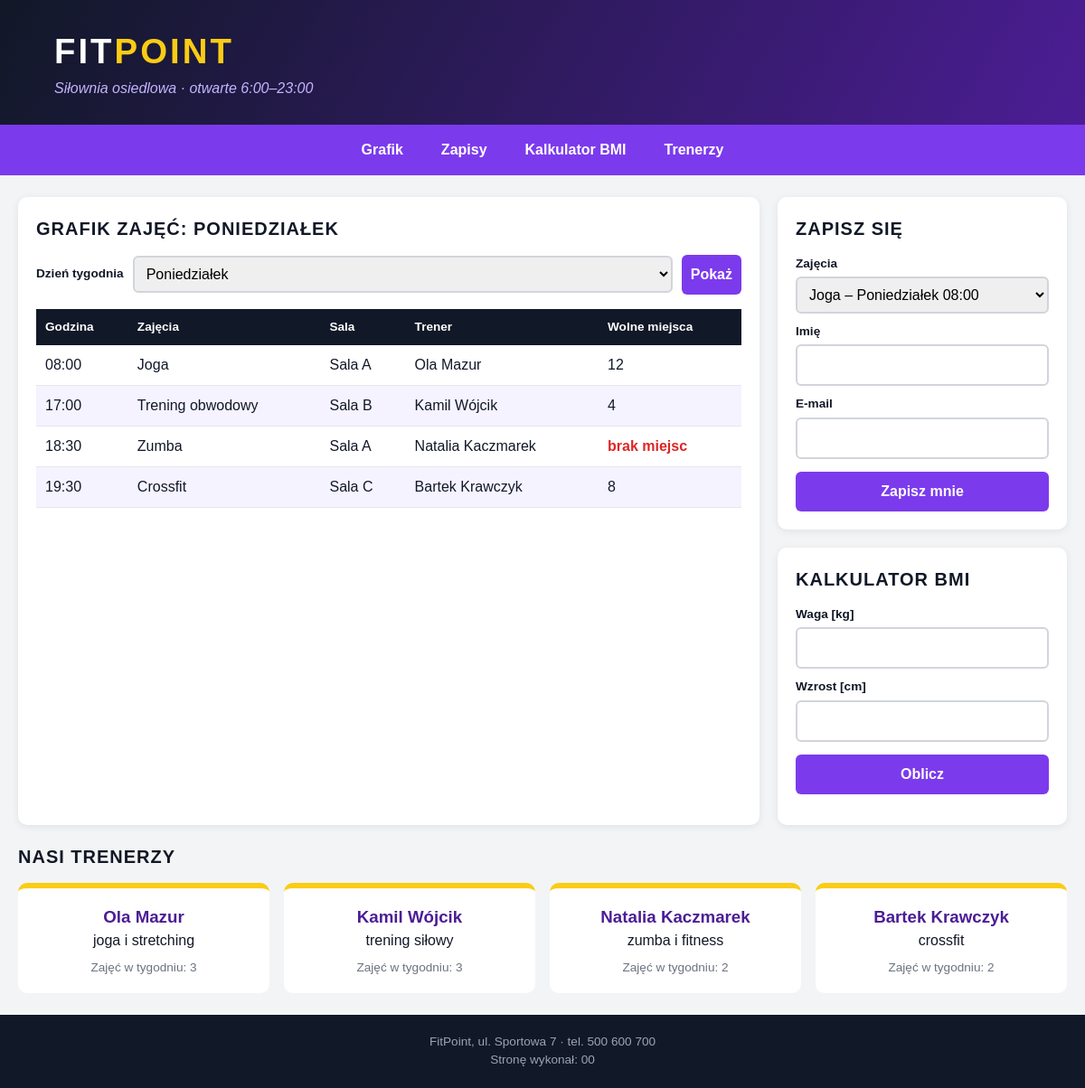
Page /fitpoint/rozwiazanie/index.php on the committed database.
### tables this page shows
CREATE TABLE `zajecia` (
  `id` INT NOT NULL AUTO_INCREMENT,
  `nazwa` VARCHAR(40) NOT NULL,
  `dzien` VARCHAR(15) NOT NULL,
  `godzina` TIME NOT NULL,
  `sala` VARCHAR(10) NOT NULL,
  `miejsca` INT NOT NULL,
  `trenerzy_id` INT NOT NULL,
  PRIMARY KEY (`id`),
  KEY `trenerzy_id` (`trenerzy_id`),
  CONSTRAINT `zajecia_ibfk_1` FOREIGN KEY (`trenerzy_id`) REFERENCES `trenerzy` (`id`)
);

CREATE TABLE `trenerzy` (
  `id` INT NOT NULL AUTO_INCREMENT,
  `imie` VARCHAR(30) NOT NULL,
  `nazwisko` VARCHAR(30) NOT NULL,
  `specjalizacja` VARCHAR(50) NOT NULL,
  PRIMARY KEY (`id`)
);

### fitpoint/rozwiazanie/index.php (the view, shortened to what this page needs)
<?php
$polaczenie = mysqli_connect('localhost', 'root', '', 'fitpoint');
$dzien = 'Poniedziałek';
?>
<!DOCTYPE html>
<html lang="pl">
<head>
    <link rel="stylesheet" href="styl.css">
</head>
<body>
    <header class="baner">
        <a href="index.php" class="logo">FIT<span>POINT</span></a>
        <p class="haslo">Siłownia osiedlowa · otwarte 6:00–23:00</p>
    </header>
    <nav class="menu">
        <a href="#grafik">Grafik</a>
        <a href="#zapis">Zapisy</a>
        <a href="#bmi">Kalkulator BMI</a>
        <a href="#trenerzy">Trenerzy</a>
    </nav>
    <main class="uklad">
        <section class="grafik" id="grafik">
            <h2>Grafik zajęć: <?php echo $dzien; ?></h2>
            <form class="filtr" action="index.php" method="get">
                <label for="dzien">Dzień tygodnia</label>
                <select name="dzien" id="dzien">
                    <option>Poniedziałek</option>
                </select>
                <button type="submit">Pokaż</button>
            </form>
            <table>
                <thead>
                    <tr><th>Godzina</th><th>Zajęcia</th><th>Sala</th><th>Trener</th><th>Wolne miejsca</th></tr>
                </thead>
                <tbody>
<?php
$zapytanie = "SELECT TIME_FORMAT(godzina, '%H:%i') AS godz, nazwa, sala, imie, nazwisko, miejsca FROM zajecia JOIN trenerzy ON zajecia.trenerzy_id = trenerzy.id WHERE dzien = '$dzien' ORDER BY godzina;";
$wynik = mysqli_query($polaczenie, $zapytanie);
while ($wiersz = mysqli_fetch_row($wynik)) {
    echo "<tr><td>$wiersz[0]</td><td>$wiersz[1]</td><td>$wiersz[2]</td><td>$wiersz[3] $wiersz[4]</td>";
    if ($wiersz[5] == 0) {
        echo "<td class='pelne'>brak miejsc</td></tr>";
    } else {
        echo "<td>$wiersz[5]</td></tr>";
    }
}
?>
                </tbody>
            </table>
        </section>
        <section class="zapis" id="zapis">
            <h2>Zapisz się</h2>
            <form action="index.php" method="post">
                <label for="zajecia">Zajęcia</label>
                <select name="zajecia" id="zajecia">
<?php
$zapytanie = "SELECT id, nazwa, dzien, TIME_FORMAT(godzina, '%H:%i') AS godz FROM zajecia WHERE miejsca > 0;";
$wynik = mysqli_query($polaczenie, $zapytanie);
while ($wiersz = mysqli_fetch_row($wynik)) {
    echo "<option value='$wiersz[0]'>$wiersz[1] – $wiersz[2] $wiersz[3]</option>";
}
?>
                </select>
                <label for="imie">Imię</label>
                <input type="text" name="imie" id="imie" required>
                <label for="email">E-mail</label>
                <input type="email" name="email" id="email" required>
                <button type="submit">Zapisz mnie</button>
            </form>
        </section>
        <section class="bmi" id="bmi">
            <h2>Kalkulator BMI</h2>
            <label for="waga">Waga [kg]</label>
            <input type="number" id="waga">
            <label for="wzrost">Wzrost [cm]</label>
            <input type="number" id="wzrost">
            <button type="button" onclick="obliczBmi()">Oblicz</button>
        </section>
        <section class="trenerzy" id="trenerzy">
            <h2>Nasi trenerzy</h2>
            <div class="karty">
<?php
$zapytanie = "SELECT imie, nazwisko, specjalizacja, COUNT(zajecia.id) AS liczba FROM trenerzy JOIN zajecia ON zajecia.trenerzy_id = trenerzy.id GROUP BY trenerzy.id ORDER BY liczba DESC, nazwisko;";
$wynik = mysqli_query($polaczenie, $zapytanie);
while ($wiersz = mysqli_fetch_row($wynik)) {
    echo "<article class='trener'>";
    echo "<h3>$wiersz[0] $wiersz[1]</h3>";
    echo "<p>$wiersz[2]</p>";
    echo "<p class='liczba'>Zajęć w tygodniu: $wiersz[3]</p>";
    echo "</article>";
}
?>
            </div>
        </section>
    </main>
    <footer class="stopka">
        <p>FitPoint, ul. Sportowa 7 · tel. 500 600 700</p>
        <p>Stronę wykonał: 00</p>
    </footer>
</body>
</html>

### fitpoint/rozwiazanie/styl.css (style rules this page uses)
* { margin: 0; padding: 0; box-sizing: border-box; }
html { scroll-behavior: smooth; }
body { background-color: #F3F4F6; color: #111827; font-family: Verdana, Geneva, sans-serif; line-height: 1.5; }
h2 { margin-bottom: 14px; font-size: 1.25rem; text-transform: uppercase; letter-spacing: 1px; }
.baner { padding: 28px 5%; background: linear-gradient(120deg, #111827, #4C1D95); color: white; }
.logo { color: white; font-size: 2.4rem; font-weight: bold; text-decoration: none; letter-spacing: 3px; }
.logo span { color: #FACC15; }
.haslo { color: #C4B5FD; font-style: italic; }
.menu { position: sticky; top: 0; z-index: 10; display: flex; justify-content: center; gap: 6px; padding: 8px; background-color: #7C3AED; }
.menu a { padding: 8px 18px; border-radius: 20px; color: white; text-decoration: none; font-weight: bold; }
.uklad { display: grid; grid-template-columns: 1fr 320px; grid-template-areas: "grafik zapis" "grafik bmi" "trenerzy trenerzy"; gap: 20px; max-width: 1200px; margin: 24px auto; padding: 0 20px; }
.grafik { grid-area: grafik; }
.zapis { grid-area: zapis; }
.bmi { grid-area: bmi; }
.trenerzy { grid-area: trenerzy; }
.grafik, .zapis, .bmi { padding: 20px; background-color: white; border-radius: 10px; box-shadow: 0 2px 8px rgba(0, 0, 0, 0.08); }
label { display: block; margin: 10px 0 4px; font-size: 0.85rem; font-weight: bold; }
input, select { width: 100%; padding: 9px; border: 2px solid #D1D5DB; border-radius: 6px; font: inherit; }
button { width: 100%; margin-top: 14px; padding: 10px; background-color: #7C3AED; color: white; border: none; border-radius: 6px; font: inherit; font-weight: bold; cursor: pointer; }
.filtr { display: flex; align-items: center; gap: 10px; margin-bottom: 16px; }
.filtr label, .filtr button { margin: 0; width: auto; white-space: nowrap; }
table { width: 100%; border-collapse: collapse; }
th { padding: 10px; background-color: #111827; color: white; text-align: left; font-size: 0.85rem; }
td { padding: 10px; border-bottom: 1px solid #E5E7EB; }
tbody tr:nth-child(even) { background-color: #F5F3FF; }
.pelne { color: #DC2626; font-weight: bold; }
.karty { display: flex; flex-wrap: wrap; gap: 16px; }
.trener { flex: 1 1 220px; padding: 18px; background-color: white; border-top: 6px solid #FACC15; border-radius: 10px; text-align: center; transition: transform 0.3s; }
.trener h3 { color: #4C1D95; }
.liczba { margin-top: 8px; font-size: 0.85rem; color: #6B7280; }
.stopka { padding: 20px; background-color: #111827; color: #9CA3AF; text-align: center; font-size: 0.85rem; }

### rows in the picture
zajecia: wiersz "08:00", nazwa "Joga", sala "Sala A", trenerzy.imie "Ola", trenerzy.nazwisko "Mazur", miejsca "12"
zajecia: wiersz "17:00", nazwa "Trening obwodowy", sala "Sala B", trenerzy.imie "Kamil", trenerzy.nazwisko "Wójcik", miejsca "4"
zajecia: wiersz "18:30", nazwa "Zumba", sala "Sala A", trenerzy.imie "Natalia", trenerzy.nazwisko "Kaczmarek", miejsca "brak miejsc"
zajecia: wiersz "19:30", nazwa "Crossfit", sala "Sala C", trenerzy.imie "Bartek", trenerzy.nazwisko "Krawczyk", miejsca "8"

### other values in the picture
$dzien "PONIEDZIAŁEK"
$wiersz[0] "Ola"
$wiersz[1] "Mazur"
$wiersz[2] "joga i stretching"
$wiersz[3] "3"
$wiersz[0] "Kamil"
$wiersz[1] "Wójcik"
$wiersz[2] "trening siłowy"
$wiersz[0] "Natalia"
$wiersz[1] "Kaczmarek"
$wiersz[2] "zumba i fitness"
$wiersz[3] "2"
$wiersz[0] "Bartek"
$wiersz[1] "Krawczyk"
$wiersz[2] "crossfit"
